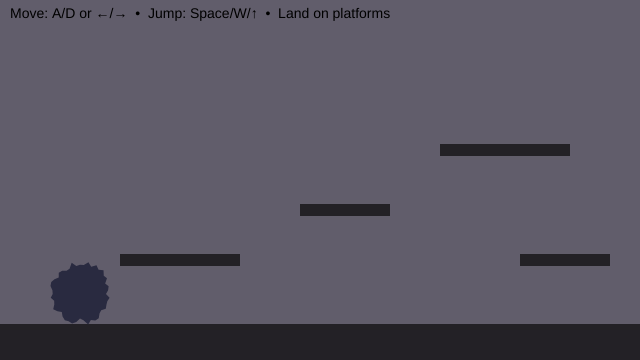
Frame 1 (no input)
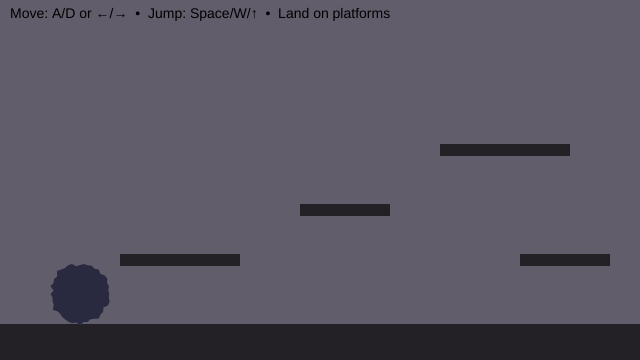
Frame 60 (no input)
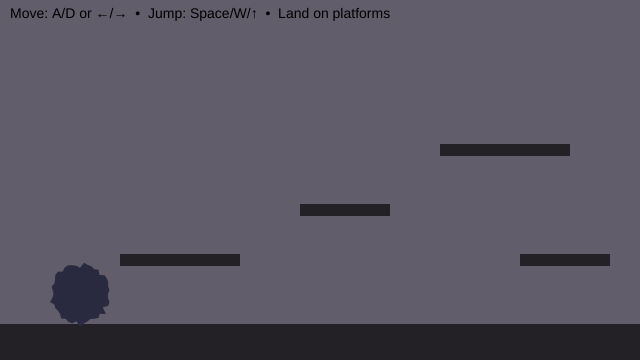
Frame 120 (the mouse pressed at the canvas centre since frame 60)

The p5.js sketch that drew these frames (run headless with seeded random() and noise() and a simulated clock; from frame 60 on, the mouse is pressed at the canvas centre):

// p5.js sketch
// ── sketch.js
// Y-position of the floor (ground level)
let floorY3;

// Player character (soft, animated blob)
let blob3 = {
  // Position (centre of the blob)
  x: 80,
  y: 0,

  // Visual properties
  r: 30, // Base radius
  points: 48, // Number of points used to draw the blob
  wobble: 7, // Edge deformation amount
  wobbleFreq: 10,

  // Time values for breathing animation
  t: 0,
  tSpeed: 0.01,

  // Physics: velocity
  vx: 0, // Horizontal velocity
  vy: 0, // Vertical velocity

  // Movement tuning
  accel: 0.55, // Horizontal acceleration
  maxRun: 5.0, // Maximum horizontal speed
  gravity: 0.9, // Downward force
  jumpV: -11.0, // Initial jump impulse

  // State
  onGround: false, // True when standing on a platform

  // Friction
  frictionAir: 1.5, // Light friction in air
  frictionGround: 0.8, // Stronger friction on ground
};

// List of solid platforms the blob can stand on
// Each platform is an axis-aligned rectangle (AABB)
let platforms = [];

function setup() {
  createCanvas(640, 360);

  // Define the floor height
  floorY3 = height - 36;

  noStroke();
  textFont("sans-serif");
  textSize(14);

  // Create platforms (floor + steps)
  platforms = [
    { x: 0, y: floorY3, w: width, h: height - floorY3 }, // floor
    { x: 120, y: floorY3 - 70, w: 120, h: 12 }, // low step
    { x: 300, y: floorY3 - 120, w: 90, h: 12 }, // mid step
    { x: 440, y: floorY3 - 180, w: 130, h: 12 }, // high step
    { x: 520, y: floorY3 - 70, w: 90, h: 12 }, // return ramp
  ];

  // Start the blob resting on the floor
  blob3.y = floorY3 - blob3.r - 1;
}

function draw() {
  background(97, 93, 107);

  // --- Draw all platforms ---
  fill(35, 33, 38);
  for (const p of platforms) {
    rect(p.x, p.y, p.w, p.h);
  }

  // --- Input: left/right movement ---
  let move = 0;
  if (keyIsDown(65) || keyIsDown(LEFT_ARROW)) move -= 1; // A or ←
  if (keyIsDown(68) || keyIsDown(RIGHT_ARROW)) move += 1; // D or →
  blob3.vx += blob3.accel * move;

  // --- Apply friction and clamp speed ---
  blob3.vx *= blob3.onGround ? blob3.frictionGround : blob3.frictionAir;
  blob3.vx = constrain(blob3.vx, -blob3.maxRun, blob3.maxRun);

  // --- Apply gravity ---
  blob3.vy += blob3.gravity;

  // --- Collision representation ---
  // We collide using a rectangle (AABB),
  // even though the blob is drawn as a circle
  let box = {
    x: blob3.x - blob3.r,
    y: blob3.y - blob3.r,
    w: blob3.r * 2,
    h: blob3.r * 2,
  };

  // --- STEP 1: Move horizontally, then resolve X collisions ---
  box.x += blob3.vx;
  for (const s of platforms) {
    if (overlap(box, s)) {
      if (blob3.vx > 0) {
        // Moving right → hit the left side of a platform
        box.x = s.x - box.w;
      } else if (blob3.vx < 0) {
        // Moving left → hit the right side of a platform
        box.x = s.x + s.w;
      }
      blob3.vx = 0;
    }
  }

  // --- STEP 2: Move vertically, then resolve Y collisions ---
  box.y += blob3.vy;
  blob3.onGround = false;

  for (const s of platforms) {
    if (overlap(box, s)) {
      if (blob3.vy > 0) {
        // Falling → land on top of a platform
        box.y = s.y - box.h;
        blob3.vy = 0;
        blob3.onGround = true;
      } else if (blob3.vy < 0) {
        // Rising → hit the underside of a platform
        box.y = s.y + s.h;
        blob3.vy = 0;
      }
    }
  }

  // --- Convert collision box back to blob centre ---
  blob3.x = box.x + box.w / 2;
  blob3.y = box.y + box.h / 2;

  // Keep blob inside the canvas horizontally
  blob3.x = constrain(blob3.x, blob3.r, width - blob3.r);

  // --- Draw the animated blob ---
  blob3.t += blob3.tSpeed;
  drawBlobCircle(blob3);

  // --- HUD ---
  fill(0);
  text("Move: A/D or ←/→  •  Jump: Space/W/↑  •  Land on platforms", 10, 18);
}

// Axis-Aligned Bounding Box (AABB) overlap test
// Returns true if rectangles a and b intersect
function overlap(a, b) {
  return (
    a.x < b.x + b.w && a.x + a.w > b.x && a.y < b.y + b.h && a.y + a.h > b.y
  );
}

// Draws the blob using Perlin noise for a soft, breathing effect
function drawBlobCircle(b) {
  fill(41, 42, 64);
  beginShape();

  for (let i = 0; i < b.points; i++) {
    const a = (i / b.points) * TAU;

    // Noise-based radius offset
    const n = noise(
      cos(a) * b.wobbleFreq + 100,
      sin(a) * b.wobbleFreq + 100,
      b.t,
    );

    const r = b.r + map(n, 0, 1, -b.wobble, b.wobble);

    vertex(b.x + cos(a) * r, b.y + sin(a) * r);
  }

  endShape(CLOSE);
}

// Jump input (only allowed when grounded)
function keyPressed() {
  if (
    (key === " " || key === "W" || key === "w" || keyCode === UP_ARROW) &&
    blob3.onGround
  ) {
    blob3.vy = blob3.jumpV;
    blob3.onGround = false;
  }
}

/* In-class tweaks for experimentation:
   • Add a new platform:
     platforms.push({ x: 220, y: floorY3 - 150, w: 80, h: 12 });

   • “Ice” feel → frictionGround = 0.95
   • “Sand” feel → frictionGround = 0.80
*/
